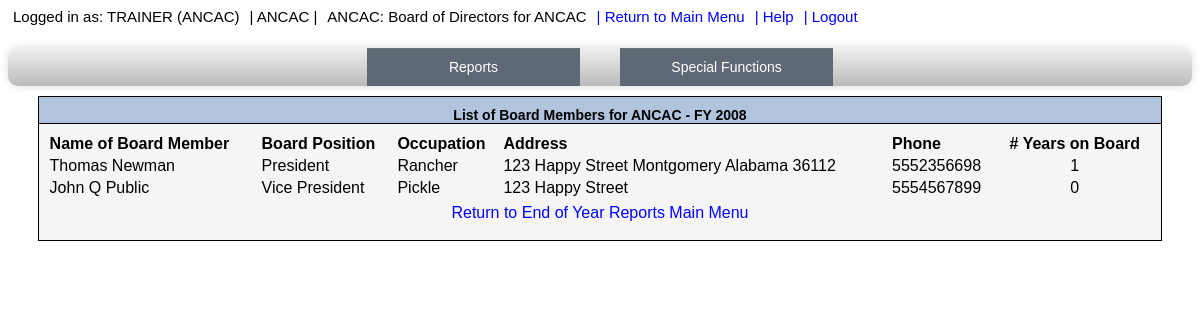
The page /ANCAC/BODReport.php?year=2008 (signed in) on the database its author committed.
### tables this page shows
CREATE TABLE IF NOT EXISTS `centers` (
  `center` tinyint(3) unsigned NOT NULL DEFAULT '0',
  `CenterName` varchar(75) NOT NULL DEFAULT '',
  `centerlevel` enum('Pilot Project','Full Member','Associate') NOT NULL DEFAULT 'Full Member',
  PRIMARY KEY (`center`)
);

CREATE TABLE IF NOT EXISTS `boardOfDirItem` (
  `center` tinyint(3) unsigned NOT NULL DEFAULT '0',
  `BODID` mediumint(8) unsigned NOT NULL AUTO_INCREMENT,
  `fiscalyear` mediumint(8) unsigned NOT NULL DEFAULT '0',
  `name` varchar(75) NOT NULL DEFAULT '',
  `boardPosition` varchar(50) NOT NULL DEFAULT '',
  `occupation` varchar(50) NOT NULL DEFAULT '',
  `address` varchar(100) NOT NULL DEFAULT '',
  `phone` varchar(20) NOT NULL DEFAULT '',
  `yearsOnBoard` tinyint(3) unsigned NOT NULL DEFAULT '0',
  `username` varchar(12) NOT NULL DEFAULT '',
  `datemod` datetime NOT NULL DEFAULT '0000-00-00 00:00:00',
  PRIMARY KEY (`center`,`BODID`,`fiscalyear`)
);

### ANCAC/Variables.php (called while the page is built, shortened)
<?php
		$webroot = '';
       ?>

### ANCAC/BODReport.php (the view, shortened to what this page needs)
<?PHP
	require("ulogin.php");
	if($_SESSION['admin'] > 0){
                if(isset($_POST['center']))
                        $center = $_POST['center'];
                else
                        $center = $_GET['center'];
        }
        else{
                $center = $_SESSION['center'];
        }
	$sqlCenter = "SELECT CenterName FROM centers ".
             "WHERE center = '".$center."'";
        $resultCenter = @mysql_query($sqlCenter) or mysql_error();
        $rowCenter = mysql_fetch_object($resultCenter);
        $CenterName = $rowCenter->CenterName;
	$page_title = 'ANCAC: Board of Directors for '.$CenterName;
	require($root."header.php");
        if(isset($_POST['year']))
                $fiscalYear = $_POST['year'];
        else
                $fiscalYear = $_GET['year'];
?>
<body>
<table class='OutlineTable' align=center width="95%">
<tr>
	<td class='login-header' colspan='2' align=center>List of Board Members for <?PHP echo $CenterName; ?> - FY <?PHP echo $fiscalYear; ?><br /></td>
</tr>
<tr>
	<td class='login' align=left>
	<center>
		<table border="0" width="100%" id="table1">
		<tr>
			<td>
<?PHP
                $sqlBODCY = "SELECT name, boardPosition, occupation, address, phone, yearsOnBoard, BODID".
                        " FROM boardOfDirItem WHERE center = '".$center."' AND fiscalyear = '".$fiscalYear."'";
                $resultBODCY = @mysql_query($sqlBODCY) or mysql_error();
                $numRecordsCY = mysql_num_rows($resultBODCY);
                echo '<table width="100%">';
                if ($numRecordsCY > 0){
                        echo '<tr class="BoldText"><td valign=bottom>Name of Board Member</td><td valign=bottom>Board Position</td><td valign=bottom>Occupation</td><td valign=bottom>Address</td><td valign=bottom>Phone</td><td valign=bottom><center># Years on Board</center></td></tr>';
                        while ($rowCY = mysql_fetch_object($resultBODCY)) {
                                echo '<tr>';
                                echo '<td valign=top>'.$rowCY->name.'</td><td valign=top>'.$rowCY->boardPosition.'</td><td valign=top>'.$rowCY->occupation.'</td><td valign=top>'.$rowCY->address.'</td><td valign=top>'.$rowCY->phone.'</td><td valign=top><center>'.$rowCY->yearsOnBoard.'</centeR></td>';
                                echo '</tr>';
                        }
                }
                else
                        echo '<tr><td><b>There are no Board Members for this center and Fiscal Year</b><hr /></td></tr>';
                echo '</table>';
?>
			</td>
		</tr>
		<tr>
		      <td>
		              <center><div class=nav><?PHP echo '<a href="eoyreports.php?center='.$center.'">Return to End of Year Reports Main Menu</a>'; ?></div></center>
		      </td>
		</tr>
		</table>
	</center>
	</td>
</tr>
</table></div>
</body>
<?PHP
	require($root."footer.php");
?>

### ANCAC/header.php (shortened to what this page needs)
<html>
      <head>
            <?php echo'<SCRIPT language="JavaScript" SRC="'.$webroot.'javaScriptFunctions.js"></SCRIPT>
             			<script src="http://ajax.googleapis.com/ajax/libs/jquery/1.8.0/jquery.min.js"></script>
						<script src="'.$webroot.'dropit.js"></script>
						<link rel="stylesheet" href="'.$webroot.'dropit.css" type="text/css" />';
           ?>
      		<link rel='stylesheet' href='<?php echo $webroot?>login.css' type='text/css' media='screen'>
      		<link rel='stylesheet' href='<?php echo $webroot?>print.css' type='text/css' media='print'>
      </head>
<div class=nav>
	<div class='loginInfo'>
		<div class=login-header>
			<div class='userInfo'>Logged in as: <?PHP echo $_SESSION['name']." (".$_SESSION['CenterName'].")"; ?></div>
			<div class='userInfo'> | ANCAC | </div>
			<div class='userInfo pageTitle'> <?PHP echo $page_title;?></div>
			<div class='userInfo returnToMain'><a href=<?php echo $webroot?>index.php> | Return to Main Menu</a></div>
			<div class='userInfo help'><a href=<?php echo $webroot?>help.php> | Help</a></div>
			<div class='userInfo logoutButton'><a href=<?php echo $webroot?>logout.php> | Logout</a></div>
		</div>
	</div>
	<div class='dropdownMenus'>
		<ul class="menu">
		    <li>
		         <a href="#">Reports</a>
		           <?PHP
				        if($_SESSION['admin'] == 2)
						{
							echo '<li><a href="'.$webroot.'qreportAdmin.php?from=1">View/Edit Center Quarterly Numbers</a></li>';
						}
						else
						{
			                $center = $_SESSION['center'];
					  }
		            ?>
		    </li>
		</ul>
		<ul class="menu">
		    <li>
		        <a href="#">Special Functions</a>
		    </li>
		</ul>
	</div>
</div>

### ANCAC/dropit.css (style rules this page uses)
.dropdownMenus { text-align:center; background: #efefef; background: linear-gradient(top, #efefef 0%, #bbbbbb 100%); background: -moz-linear-gradient(top, #efefef 0%, #bbbbbb 100%); background: -webkit-linear-gradient(top, #efefef 0%,#bbbbbb 100%); box-shadow: 0px 0px 9px rgba(0,0,0,0.15); width: 100%; border-radius: 10px; list-style: none; position: relative; display: inline-table; }
.dropdownMenus:after { content: ""; clear: both; display: block; }
.dropdownMenus li { float: left; }
,dropdownMenus li:hover { background: #4b545f; background: linear-gradient(top, #4f5964 0%, #5f6975 40%); background: -moz-linear-gradient(top, #4f5964 0%, #5f6975 40%); background: -webkit-linear-gradient(top, #4f5964 0%,#5f6975 40%); }
.dropdownMenus li a { display: block; padding: 10px; color: #757575; text-decoration: none; }
.dropdownMenus ul { background: #5f6975; border-radius: 0px; padding: 0; position: relative; top: 100%; }
.dropdownMenus ul li { float: none; border-top: 1px solid #6b727c; border-bottom: 1px solid #575f6a; position: relative; }
.dropdownMenus ul li a { color: #fff; }
.dropit { list-style: none; padding: 0; margin: 0 20px; display: inline-block; text-align:center; width: 18%; }
.dropit .dropit-trigger { position: relative; }
.loginInfo { height: 30px; width: 100%; margin-bottom: 10px; }

### ANCAC/login.css (style rules this page uses)
body { font-family: Tahoma, Verdana, Arial, Sans Serif; font-size:14px; background-color:White; text-align: center; }
A { color: Black; text-decoration:none; }
A:link { color: Blue; }
table.OutlineTable { border-collapse: collapse; border: solid 1px black; }
tr.BoldText { font-weight:bold; }
td.login-header { background-color:LightSteelBlue; border-bottom: solid 1px black; font-size:14px; text-align: center; font-weight:bold; padding: 10px 5px 0px 5px; }
td.login { text-align: center; font-size:11px; font-weight:bold; background-color:WhiteSmoke; padding: 5px 5px 5px 5px; }
.userinfo { font-size: 15px; float:left; }
.nav { margin-bottom: 10px; }
.userInfo { margin: 0 5px; }

### ANCAC/print.css (style rules this page uses)
body { font-family: Tahoma, Verdana, Arial, Sans Serif; font-size:14px; background-color:White; text-align: center; }
A { color: Black; text-decoration:none; }
.nav { display: none }
A:link { color: Blue; }
table.OutlineTable { border-collapse: collapse; border: solid 1px black; }
tr.BoldText { font-weight:bold; }
td.login-header { background-color:LightSteelBlue; border-bottom: solid 1px black; font-size:14px; text-align: center; font-weight:bold; padding: 10px 5px 0px 5px; }
td.login { text-align: center; font-size:11px; font-weight:bold; background-color:WhiteSmoke; padding: 5px 5px 5px 5px; }
.userinfo { font-size: 10px; float:left; }

### rows shown on the page
centers: CenterName "ANCAC: Board of Directors for ANCAC", CenterName "ANCAC"
boardofdiritem: name "Thomas Newman", boardPosition "President", occupation "Rancher", address "123 Happy Street Montgomery Alabama 36112", phone "5552356698", yearsOnBoard "1"
boardofdiritem: name "John Q Public", boardPosition "Vice President", occupation "Pickle", address "123 Happy Street", phone "5554567899", yearsOnBoard "0"

### other values the page prints
$_SESSION['name'] "TRAINER"
$_SESSION['CenterName'] "ANCAC"
$fiscalYear "2008"
